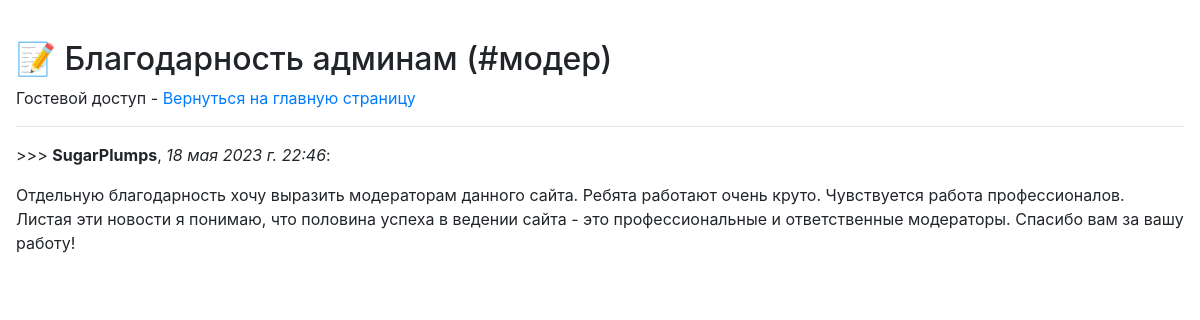
The page /34 on the database its author committed.
### blog/models.py (models this page shows, shortened)
class news (models.Model):
    objects = None
    title = models.CharField(max_length=255, verbose_name = "Заголовок")
    author = models.ForeignKey(User, null=True, verbose_name = "Автор", on_delete=models.CASCADE)
    tag = models.CharField(max_length=255, verbose_name = "Тэг")
    text = models.TextField(blank=True, verbose_name = "Текст")
    time_create = models.DateTimeField(auto_now_add=True, verbose_name = "Время")
    is_published = models.BooleanField(default=True, verbose_name = "Опубликовано")

### blog/views.py (the view)
# urls.py: path('<int:pk>', views.news_info, name='news_info'),
def news_info(request,pk):
    news_search = news.objects.filter(pk = pk)
    context = { 'ad' : news_search }
    return render(request,"news.html", context = context)

### blog/templates/news.html (shortened to what this page needs)
﻿<!DOCTYPE html>
<html>
<head>
    <link rel="stylesheet" href="https://stackpath.bootstrapcdn.com/bootstrap/4.1.3/css/bootstrap.min.css">
</head>
<body class="m-3">
    {% for ad in ad %}
    <h2>📝 {{ad.title}} (#{{ad.tag}})</h2>
    {% if request.user.is_authenticated %}
		<p>Ваш логин: {{ request.user }} -
        <a href="{% url 'home' %}">Вернуться на главную страницу</a></p>
	{% else %}
        <p>Гостевой доступ -
        <a href="{% url 'home' %}">Вернуться на главную страницу</a></p>
	{% endif %} <hr>
        <p>>>> <b>{{ad.author}}</b>, <i>{{ad.time_create}}</i>:</p> {{ad.text|linebreaksbr}}
    {% endfor %}
</body>
</html>

### rows shown on the page
news: title "Благодарность админам", tag "модер", author "SugarPlumps", time_create "18 мая 2023 г. 22:46", text "Отдельную благодарность хочу выразить модераторам данного сайта. Ребята работают очень круто. Чувствуется работа профессионалов. Листая эти новости я понимаю, что половина успеха в ведении сайта - это профессиональные и ответственные модераторы. Спасибо вам за вашу работу!"
